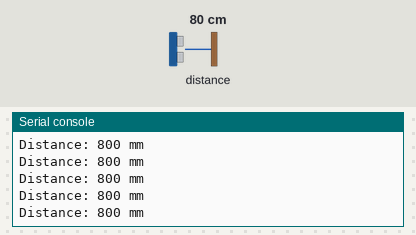
Recording of a program running on a simulated ESP32 board running MicroPython. On the bench: the last lines printed to the serial console. The test bench sets the inputs (shaded band); at power-on: distance to the obstacle 80 cm. Library files of the repository ran but are not shown: VL53L0X.py.

Above: at 1.2 s.
1.3 s: distance to the obstacle set to 2 cm
At 1.34 s:
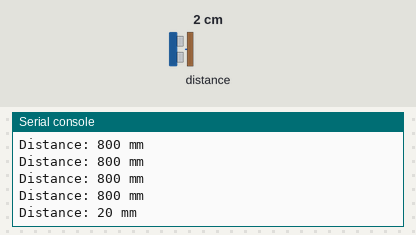
2.8 s: distance to the obstacle set to 4 cm
At 2.85 s:
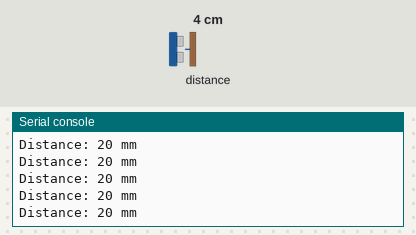
Timing chart, 0 to 5.8 s (numbered marks = the images above; inputs shaded):
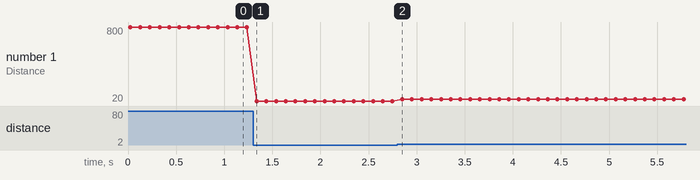

Measured:
- after the input at 1.3 s, the serial console: prints a new line at once (image 1)
- plotted number 1: 800 → 20 after the input at 1.3 s, 20 → 40 after the input at 2.8 s

The program:

tof_laser.py
```python
# 1. import statements
import time
from machine import Pin, I2C
from VL53L0X import VL53L0X

# 2. functions and variables
# Initialize I2C bus
i2c = I2C(0, scl=Pin(22), sda=Pin(21))

# Create a VL53L0X object
tof = VL53L0X(i2c)

# Start continuous ranging
tof.start()

# 3. main loop
try:
    while True:
        # Read the distance in millimeters
        distance = tof.read()
        print(f"Distance: {distance} mm")
        time.sleep_ms(100)  # Short delay between readings

except KeyboardInterrupt:
    # Stop the sensor and clean up on exit
    tof.stop()
    print("Stopped.")
```
